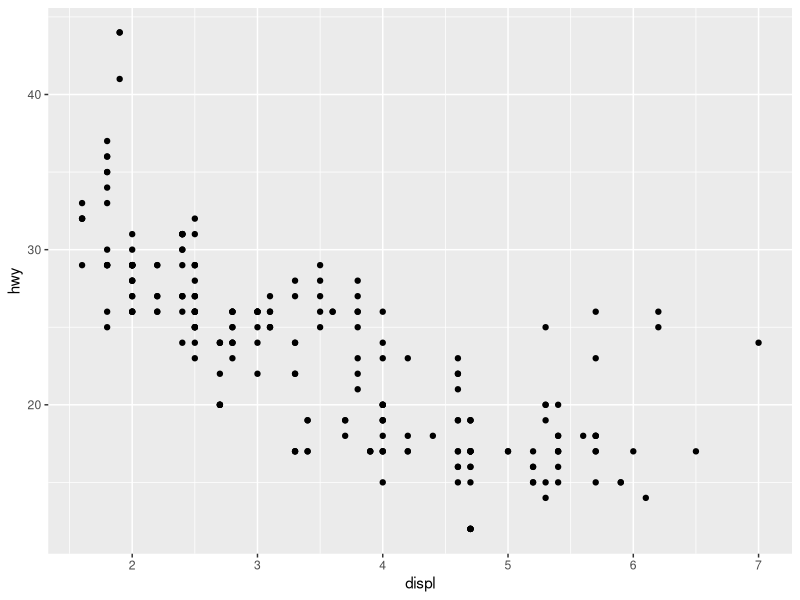
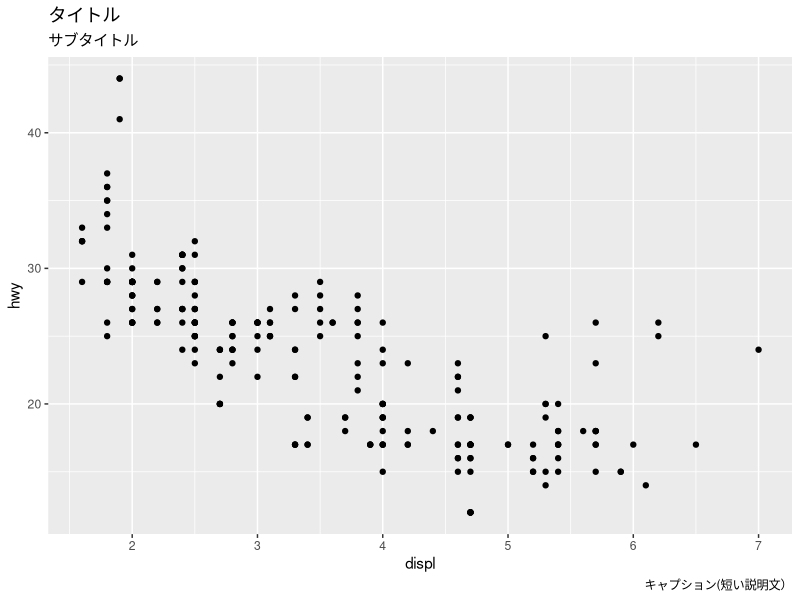
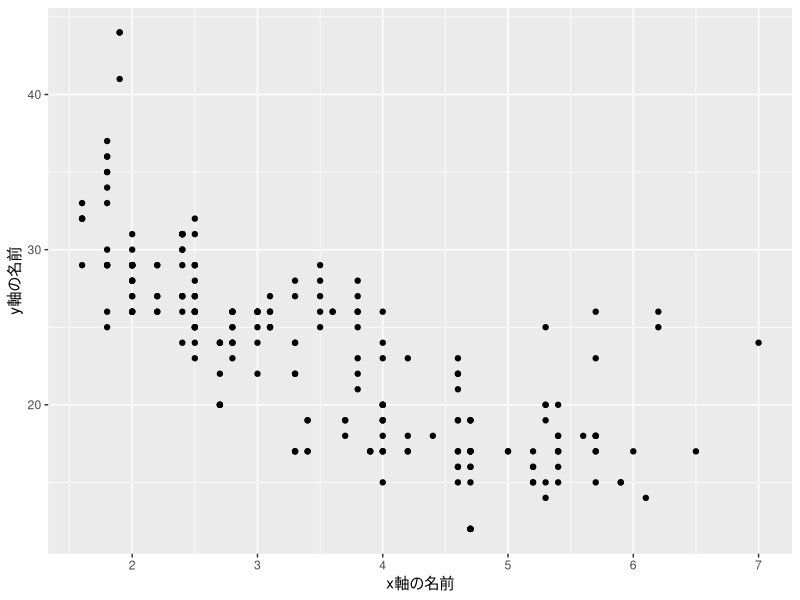
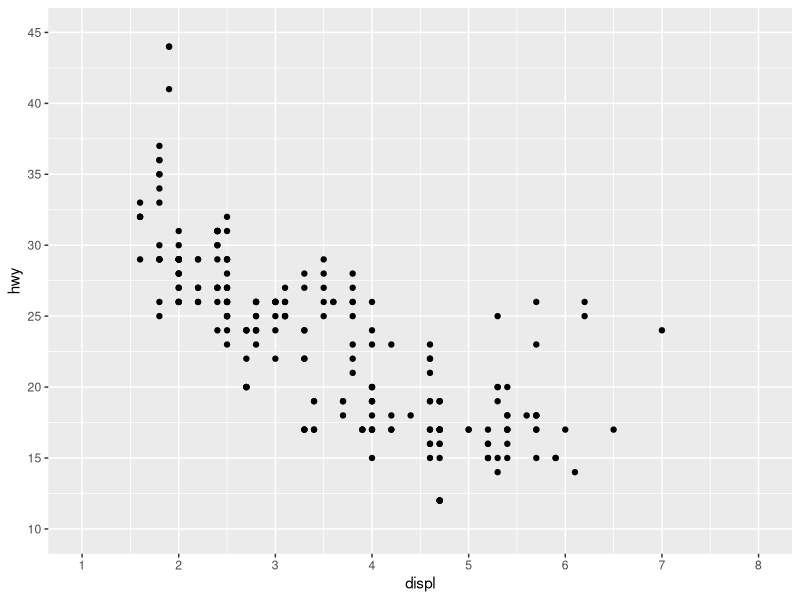
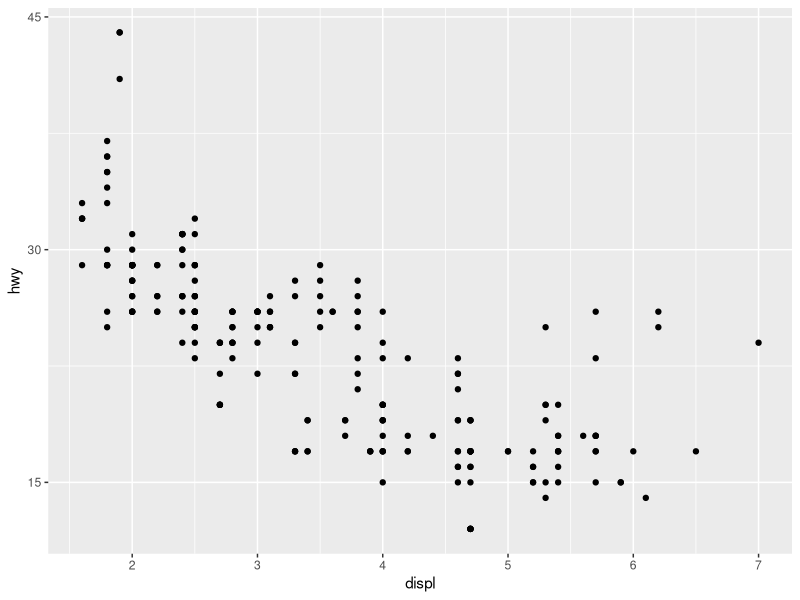
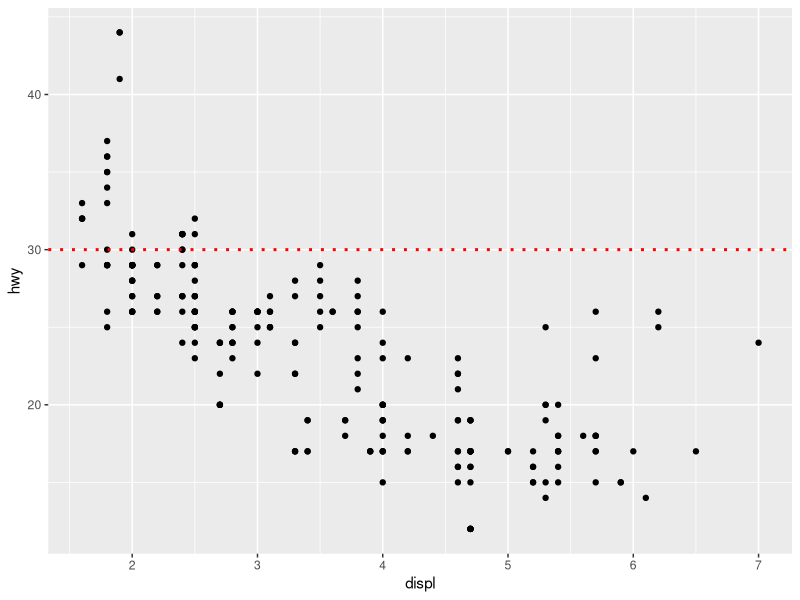
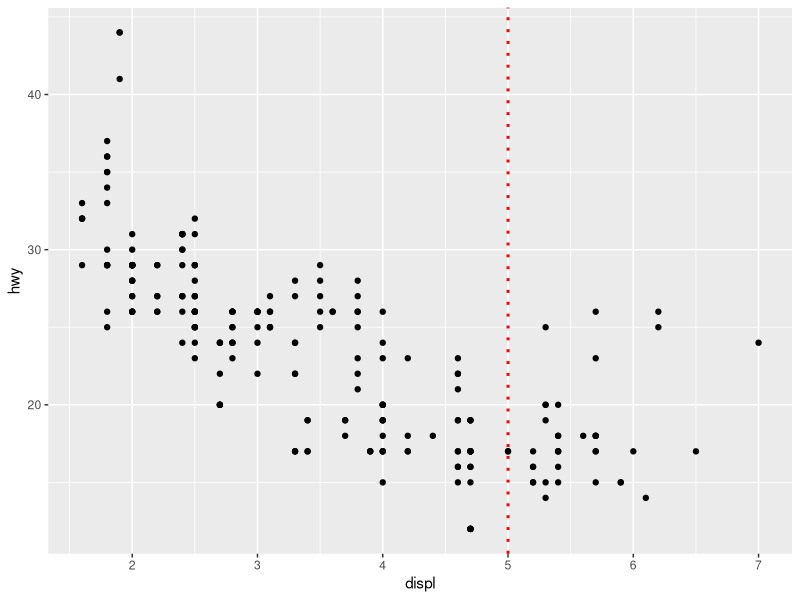
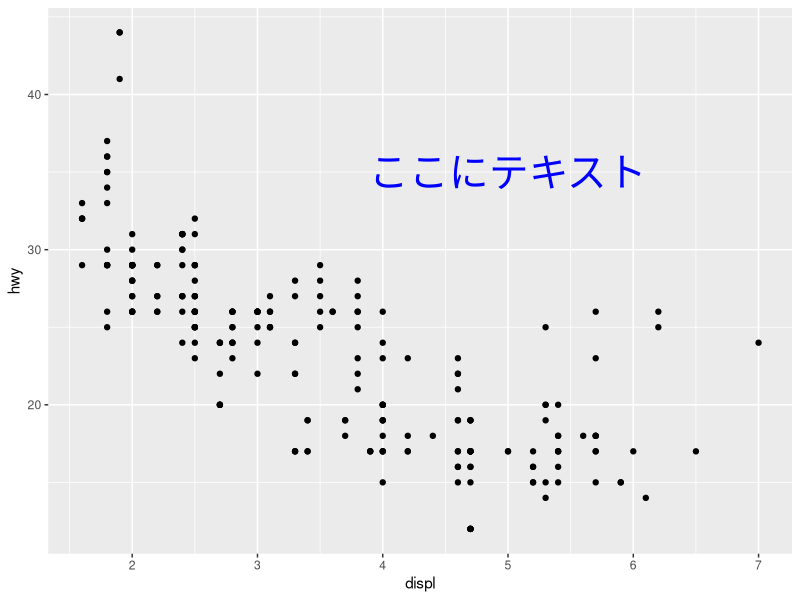

Recreate these plots in R, in order.
## ---- chunk 1
knitr::opts_chunk$set(echo = TRUE, warning = FALSE, message = FALSE)
## ---- chunk 2
library(tidyverse)
## ---- chunk 3
p <- 
ggplot(mpg, aes(x = displ, y = hwy)) +
  geom_point()
p 
## ---- chunk 4
p +
  labs(
    title = "タイトル",
    subtitle = "サブタイトル",
    caption = "キャプション(短い説明文）"
       )
## ---- chunk 5
p +
  labs(
    x = "x軸の名前",
    y = "y軸の名前"
       )
## ---- chunk 6
mpg %>% 
  select(displ, hwy) %>% 
  summary()
## ---- chunk 7
p +
  scale_x_continuous(
    breaks = seq(from = 1, to = 8, by = 1), # 1から8まで1ずつ増える
    limits = c(1, 8)) +                     # 1を表示したい場合
  scale_y_continuous(
    breaks = seq(from = 10, to = 45, by = 5), # 10から45まで5ずつ増える
    limits = c(10, 45))
## ---- chunk 8
p +
  scale_y_continuous(
    breaks = c(15, 30, 45))       
## ---- chunk 9
p +
  geom_hline(yintercept = 30,
             linetype = "dotted",
             color = "red",
             size = 1)

## ---- chunk 10
p +
  geom_vline(xintercept = 5,
             linetype = "dotted",
             color = "red",
             size = 1)

## ---- chunk 11
p +
  annotate("text",
           x = 5, y = 35,  # テキストの中心座標位置
           label = "ここにテキスト",
           color = "blue",
           size = 10)
## ---- chunk 12
p +
  theme_bw()
## ---- chunk 13
p +
  theme_classic()
## ---- chunk 14
pc <- 
ggplot(mpg) +
  geom_point(aes(displ, hwy,
                 color = class))

pc 
## ---- chunk 15
pc +
  scale_color_manual(values = c("red", "green", "blue", "yellow", "pink", "black", "brown"))
## ---- chunk 16
pc +
  scale_color_manual(values = c("red", "green", "blue", "yellow", "pink", "black", "brown"),
                     labels = c("二人乗り","小型","中型","ミニバン","貨物","サブコンパクト","SUV"))
## ---- chunk 17
pc +
 theme(legend.position = "bottom")

## ---- chunk 18
pc +
 theme(legend.position = c(.70, .80),
       legend.direction = "horizontal")

## ---- chunk 19
pc +
  facet_wrap(vars(class))
## ---- chunk 20
pc +
  facet_wrap(vars(class),
             ncol = 2)
